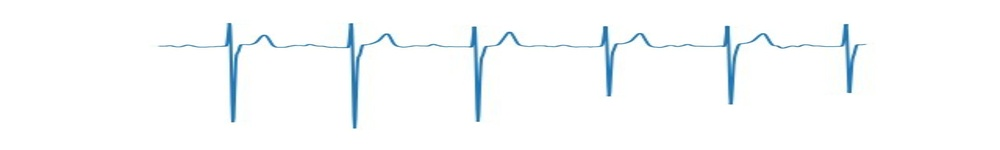
#> input picture ECGDATABANK/analysis_tool/oea/temp_block_img/p_385641.jpg, 1000 x 150 px, shrunk from 2400 x 360 before the run
$ python -i img_to_extract_signal.py   (imports and definitions only)
#> lines starting #> are read from the running program, lines starting #| are printed output that depends on the picture; after the words box and inside, x2 and y2 are one past the last pixel; in counts of white or black regions, pixels touching at a corner belong together
import os
import cv2
import numpy as np
import matplotlib.pyplot as plt
from scipy.signal import find_peaks
from math import ceil
from itertools import groupby
from operator import itemgetter
import csv
from django.conf import settings
from PIL import Image

# -- EM Thresholding --
def expectation_maximization(image, max_iter=1, tol=1e-3):
    pixel_values = image.flatten().astype(np.float64)
    mean_0 = np.mean(pixel_values) - np.std(pixel_values)
    mean_1 = np.mean(pixel_values) + np.std(pixel_values)
    var_0 = var_1 = np.var(pixel_values) / 2
    weight_0 = weight_1 = 0.5
    probabilities = np.zeros((len(pixel_values), 2))

    for _ in range(max_iter):
        gaussian_0 = (1 / np.sqrt(2 * np.pi * var_0)) * np.exp(- (pixel_values - mean_0)**2 / (2 * var_0))
        gaussian_1 = (1 / np.sqrt(2 * np.pi * var_1)) * np.exp(- (pixel_values - mean_1)**2 / (2 * var_1))
        weighted_gaussian_0 = weight_0 * gaussian_0
        weighted_gaussian_1 = weight_1 * gaussian_1
        total = weighted_gaussian_0 + weighted_gaussian_1
        probabilities[:, 0] = weighted_gaussian_0 / total
        probabilities[:, 1] = weighted_gaussian_1 / total
        weight_0 = np.mean(probabilities[:, 0])
        weight_1 = np.mean(probabilities[:, 1])
        mean_0_new = np.sum(probabilities[:, 0] * pixel_values) / np.sum(probabilities[:, 0])
        mean_1_new = np.sum(probabilities[:, 1] * pixel_values) / np.sum(probabilities[:, 1])
        var_0 = np.sum(probabilities[:, 0] * (pixel_values - mean_0_new) ** 2) / np.sum(probabilities[:, 0])
        var_1 = np.sum(probabilities[:, 1] * (pixel_values - mean_1_new) ** 2) / np.sum(probabilities[:, 1])
        if np.abs(mean_0_new - mean_0) < tol and np.abs(mean_1_new - mean_1) < tol:
            break
        mean_0, mean_1 = mean_0_new, mean_1_new

    return (mean_0 + mean_1) / 2

def binarize_image(image_path, output_folder):
#> called with output_folder = 'out.png'
    original_img = cv2.imread(image_path)
#> original_img is the input picture: shape (150, 1000, 3); mean B, G, R 252.2, 251.3, 249
    if original_img is None:
        return None

    gray_img = cv2.cvtColor(original_img, cv2.COLOR_BGR2GRAY)
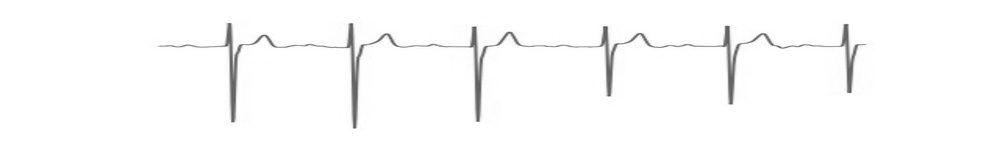
#> gray_img: shape (150, 1000); min 87, max 255, mean 250.7
    threshold = expectation_maximization(gray_img)
#> in expectation_maximization, `mean_0 = np.mean(pixel_values) - np.std(pixel_values)`: mean_0 = 229.2
#> in expectation_maximization, `mean_1 = np.mean(pixel_values) + np.std(pixel_values)`: mean_1 = 272.2
#> in expectation_maximization, `var_0 = var_1 = np.var(pixel_values) / 2`: var_0 = 230.6
#> in expectation_maximization, `probabilities = np.zeros((len(pixel_values), 2))`: probabilities = 150000 pairs, first value 0 to 0, second value 0 to 0
#> the loop in expectation_maximization, `for _ in range(max_iter):` made 1 pass
#> (weight_0, weight_1, mean_0_new, mean_1_new, var_0, var_1, mean_0, mean_1) on pass 1: (0.351, 0.649, 243.2, 254.8, 1227.1, 0.802, 243.2, 254.8)
#> after the loop in expectation_maximization, `for _ in range(max_iter):`: probabilities = 150000 pairs, first value 0.31 to 1, second value 5.74e-14 to 0.69
#> threshold = 249
    threshold = int(np.clip(threshold, 100, 190))
#> threshold = 190

    lower_black = np.array([0, 0, 0], dtype=np.uint8)
    upper_black = np.array([threshold, threshold, threshold], dtype=np.uint8)
#> upper_black = [190, 190, 190]
    black_mask = cv2.inRange(original_img, lower_black, upper_black)
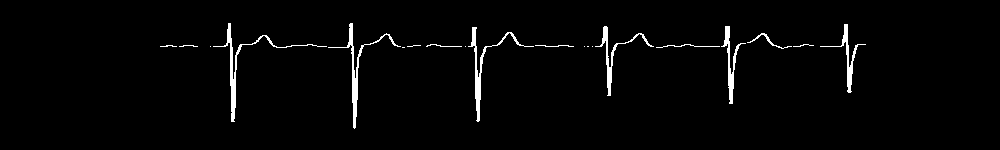
#> black_mask: shape (150, 1000); 2.2% white; 20 white regions (7 under 20 px), largest, box (x1, y1, x2, y2) and area: (213, 23, 327, 122) 614, (328, 23, 401, 129) 582, (468, 27, 534, 122) 550
    white_canvas = np.ones_like(original_img, dtype=np.uint8) * 255
    result_on_white = np.where(black_mask[:, :, None] == 255, original_img, white_canvas)
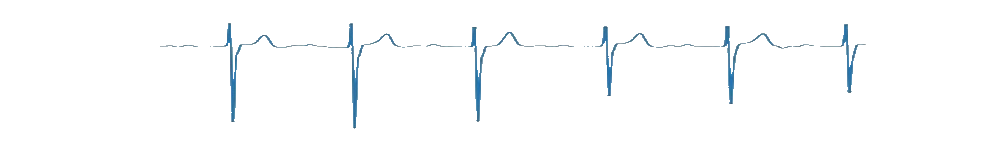
#> result_on_white: shape (150, 1000, 3); mean B, G, R 253, 252.3, 251.2
    result_gray = cv2.cvtColor(result_on_white, cv2.COLOR_BGR2GRAY)
    _, binary_output = cv2.threshold(result_gray, 1, 255, cv2.THRESH_OTSU)
    binary_output = cv2.bitwise_not(binary_output)

    os.makedirs(output_folder, exist_ok=True)
    image_name = os.path.basename(image_path)
    output_path = os.path.join(output_folder, image_name)
    cv2.imwrite(output_path, binary_output)
    return output_path

# -- Digitization Classes --
class DigitizationError(Exception):
    pass

class Point:
    def __init__(self, x, y):
        self.x = x
        self.y = y

class ImageWrapper:
    # [4 lines left out: function __init__, not called in this run]

    def __getitem__(self, key):
        return self.image[key]

class SignalExtractor:
    def __init__(self, n: int) -> None:
        self.__n = n

    # [117 lines left out: functions extract_signals, __get_roi, __get_clusters, __gap, __backtracking, save_signals_to_csv and 1 more, not called in this run]

>>> result = binarize_image('../ECGDATABANK/analysis_tool/oea/temp_block_img/p_385641.jpg', 'out.png')
